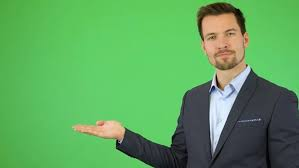
#> input picture color-spaces/green.jpg, 299 x 168 px
$ python greenScreenRemover.py
#> lines starting #> are read from the running program, lines starting #| are printed output that depends on the picture; after the words box and inside, x2 and y2 are one past the last pixel; in counts of white or black regions, pixels touching at a corner belong together
import cv2
import numpy as np

# Load images
person = cv2.imread("green.jpg")
#> person is the input picture: shape (168, 299, 3); mean B, G, R 93.2, 164.2, 93.1
background = cv2.imread("background.jpg")
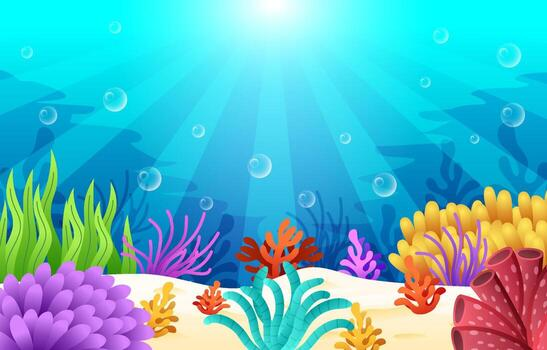
#> input picture color-spaces/background.jpg, 547 x 350 px
#> background is the input picture: shape (350, 547, 3); mean B, G, R 197.2, 183.2, 87.1

# Resize background to match person image
background = cv2.resize(background, (person.shape[1], person.shape[0]))
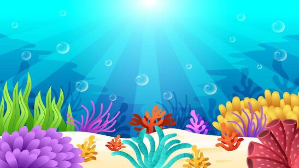
#> background: shape (168, 299, 3); mean B, G, R 197.1, 183.1, 87

# Convert person image to HSV
hsv = cv2.cvtColor(person, cv2.COLOR_BGR2HSV)
#> hsv: shape (168, 299, 3); mean H, S, V 68.7, 114.8, 168.9

# Green color range
lower_green = np.array([35, 40, 40])
upper_green = np.array([85, 255, 255])

# Create mask for green background
mask = cv2.inRange(hsv, lower_green, upper_green)
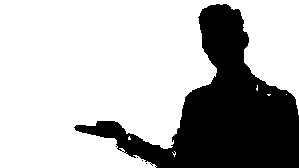
#> mask: shape (168, 299); 71% white; 4 black regions (3 under 20 px), largest, box (x1, y1, x2, y2) and area: (74, 4, 299, 168) 14581

# Invert mask
mask_inv = cv2.bitwise_not(mask)

# Extract the person
foreground = cv2.bitwise_and(person, person, mask=mask_inv)
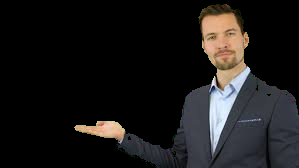
#> foreground: shape (168, 299, 3); mean B, G, R 25.2, 25.6, 27.2

# Extract background where green exists
bg = cv2.bitwise_and(background, background, mask=mask)
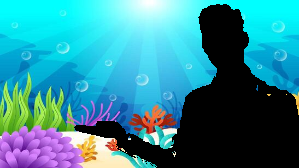
#> bg: shape (168, 299, 3); mean B, G, R 150.1, 136.4, 50.2

# Combine both images
final = cv2.add(foreground, bg)
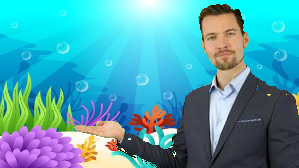
#> final: shape (168, 299, 3); mean B, G, R 175.3, 162, 77.4

# Show output
cv2.imshow("Original", person)
cv2.imshow("Mask", mask)
cv2.imshow("Final Output", final)

# Save result
cv2.imwrite("output.jpg", final)

cv2.waitKey(0)
cv2.destroyAllWindows()
